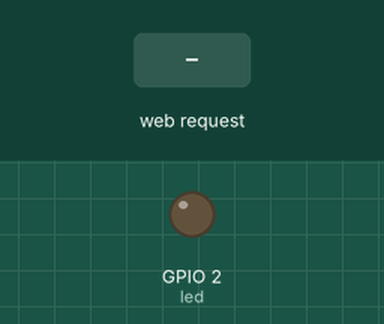
Simulated run of this sketch. Board: ESP8266 (NodeMCU). On the bench: output pins drawn as LEDs (lit = HIGH). Dashed ring = blinking. The inputs (shaded band) are chosen by the test bench. WiFi joins after 1.5 s; servers stay silent unless stated; what the sketch prints to the serial monitor is not drawn.

Above: at 2.7 s.
2.8 s: HTTP request GET /LED_Blink received
At 3.2 s:
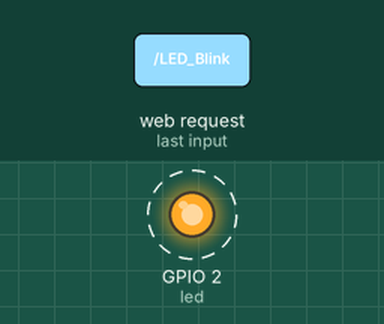
5.8 s: HTTP request GET /LED_On received
At 6.8 s:
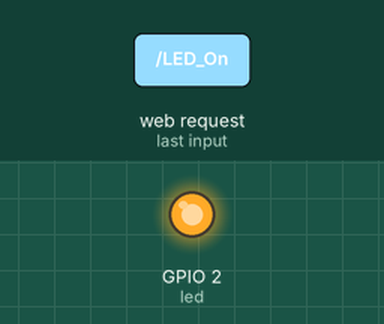
7.3 s: HTTP request GET /LED_Off received
At 8.7 s:
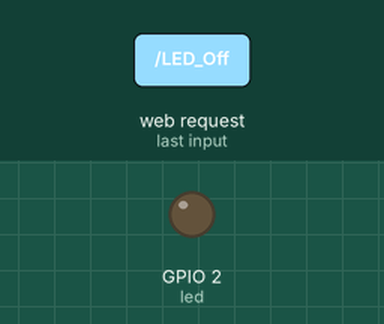
Timing chart, 0 to 10.3 s (numbered marks = the images above; inputs shaded):
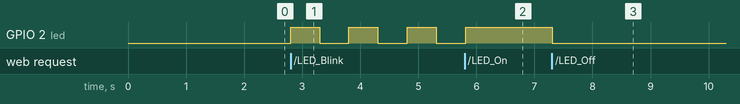

Measured:
- after the input at 2.8 s, GPIO 2 (led): alternates HIGH for 0.50 s and LOW for 0.50 s, starting at once
- after the input at 5.8 s, GPIO 2 (led): LOW → HIGH at once
- after the input at 7.3 s, GPIO 2 (led): HIGH → LOW at once

The sketch:

NodeMCU_Server.ino
```cpp
#include <ESP8266WiFi.h>

int led = 2; // the pin the LED is connected to

const char* ssid = "ash";                  // Your wifi Name
const char* password = "ashashash"; // Your wifi Password
const char* Commands_Reply;                 // The command variable that is sent to the client

const char * host = "192.168.225.80";          // IP Client

WiFiServer server(80);

void setup() {
  // put your setup code here, to run once:
  pinMode(led, OUTPUT);                     // Declare the LED as an output
  Serial.begin(115200);                     // initialize serial:
  delay(10);

  Serial.println("");
  Serial.println("Server-------------------------------");
  Serial.print("Configuring access point");
  WiFi.begin(ssid, password);

  // Waiting to connect to wifi
  while (WiFi.status() != WL_CONNECTED) {
    delay(500);
    Serial.print(".");
  }
    Serial.println("");
    Serial.println("WiFi connected");

  // Start the server
    server.begin();
    Serial.println("Server started");

  // Print the IP address
    Serial.print("Use this URL to connect: ");
    Serial.print("http://");
    Serial.print(WiFi.localIP());
    Serial.println("/");
    Serial.println("-------------------------------------");
    Serial.println("");
}

void loop() {
  // put your main code here, to run repeatedly:
  // Check if a client has connected
  WiFiClient client = server.available();
  if (!client) {
    return;
  }

  // Wait until the client sends some data
  Serial.println("Server-------------------------------");
  Serial.println("New client");
  Serial.print("From client = ");
  while(!client.available()){
    delay(1);
  }

  // Read the first line of the request -------------------------------------
   String req = client.readStringUntil('\r');
   Serial.println(req);
   client.flush();

   //Command LED -------------------------------------------------------------
    if (req.indexOf("LED_Blink") != -1){
      Commands_Reply = "LED Status : Blinking";
      Serial.print("Server send = ");
      Serial.println(Commands_Reply);
      client.print(String("GET ") + Commands_Reply + " HTTP/1.1\r\n" + "Host: " + host + "\r\n" + "Connection: close\r\n\r\n");
      digitalWrite(led, HIGH);
      delay(500);
      digitalWrite(led, LOW);
      delay(500);
      digitalWrite(led, HIGH);
      delay(500);
      digitalWrite(led, LOW);
      delay(500);
      digitalWrite(led, HIGH);
      delay(500);
      digitalWrite(led, LOW);
      delay(500);
    }
   else if (req.indexOf("LED_On") != -1){
      Commands_Reply = "LED Status : On";
      Serial.print("Server send = ");
      Serial.println(Commands_Reply);
      client.print(String("GET ") + Commands_Reply + " HTTP/1.1\r\n" + "Host: " + host + "\r\n" + "Connection: close\r\n\r\n");
      digitalWrite(led, HIGH);
    }
   else if (req.indexOf("LED_Off") != -1){
    Commands_Reply = "LED Status : Off";
    Serial.print("Server send = ");
      Serial.println(Commands_Reply);
      client.print(String("GET ") + Commands_Reply + " HTTP/1.1\r\n" + "Host: " + host + "\r\n" + "Connection: close\r\n\r\n");
      digitalWrite(led, LOW);
    }
   else {
     Serial.println("invalid request");
     client.stop();
     return;
    }

   client.flush();
   Serial.println("Client disonnected");
   Serial.println("-------------------------------------");
   Serial.println("");
}
```
